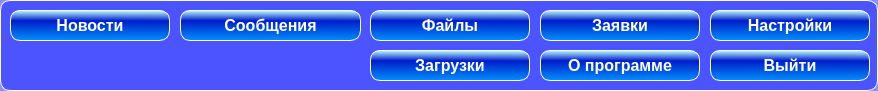
  <widget class="QWidget" name="widget" native="true">
   <property name="geometry">
    <rect>
     <x>10</x>
     <y>60</y>
     <width>878</width>
     <height>91</height>
    </rect>
   </property>
   <property name="palette">
    <palette>
     <active>
      <colorrole role="WindowText">
       <brush brushstyle="SolidPattern">
        <color alpha="255">
         <red>255</red>
         <green>255</green>
         <blue>255</blue>
        </color>
       </brush>
      </colorrole>
      <colorrole role="Button">
       <brush brushstyle="SolidPattern">
        <color alpha="117">
         <red>0</red>
         <green>14</green>
         <blue>255</blue>
        </color>
       </brush>
      </colorrole>
      <colorrole role="Text">
       <brush brushstyle="SolidPattern">
        <color alpha="255">
         <red>255</red>
         <green>255</green>
         <blue>255</blue>
        </color>
       </brush>
      </colorrole>
      <colorrole role="ButtonText">
       <brush brushstyle="SolidPattern">
        <color alpha="255">
         <red>255</red>
         <green>255</green>
         <blue>255</blue>
        </color>
       </brush>
      </colorrole>
      <colorrole role="Base">
       <brush brushstyle="SolidPattern">
        <color alpha="117">
         <red>0</red>
         <green>14</green>
         <blue>255</blue>
        </color>
       </brush>
      </colorrole>
      <colorrole role="Window">
       <brush brushstyle="SolidPattern">
        <color alpha="117">
         <red>0</red>
         <green>14</green>
         <blue>255</blue>
        </color>
       </brush>
      </colorrole>
     </active>
     <inactive>
      <colorrole role="WindowText">
       <brush brushstyle="SolidPattern">
        <color alpha="255">
         <red>255</red>
         <green>255</green>
         <blue>255</blue>
        </color>
       </brush>
      </colorrole>
      <colorrole role="Button">
       <brush brushstyle="SolidPattern">
        <color alpha="117">
         <red>0</red>
         <green>14</green>
         <blue>255</blue>
        </color>
       </brush>
      </colorrole>
      <colorrole role="Text">
       <brush brushstyle="SolidPattern">
        <color alpha="255">
         <red>255</red>
         <green>255</green>
         <blue>255</blue>
        </color>
       </brush>
      </colorrole>
      <colorrole role="ButtonText">
       <brush brushstyle="SolidPattern">
        <color alpha="255">
         <red>255</red>
         <green>255</green>
         <blue>255</blue>
        </color>
       </brush>
      </colorrole>
      <colorrole role="Base">
       <brush brushstyle="SolidPattern">
        <color alpha="117">
         <red>0</red>
         <green>14</green>
         <blue>255</blue>
        </color>
       </brush>
      </colorrole>
      <colorrole role="Window">
       <brush brushstyle="SolidPattern">
        <color alpha="117">
         <red>0</red>
         <green>14</green>
         <blue>255</blue>
        </color>
       </brush>
      </colorrole>
     </inactive>
     <disabled>
      <colorrole role="WindowText">
       <brush brushstyle="SolidPattern">
        <color alpha="255">
         <red>255</red>
         <green>255</green>
         <blue>255</blue>
        </color>
       </brush>
      </colorrole>
      <colorrole role="Button">
       <brush brushstyle="SolidPattern">
        <color alpha="117">
         <red>0</red>
         <green>14</green>
         <blue>255</blue>
        </color>
       </brush>
      </colorrole>
      <colorrole role="Text">
       <brush brushstyle="SolidPattern">
        <color alpha="255">
         <red>255</red>
         <green>255</green>
         <blue>255</blue>
        </color>
       </brush>
      </colorrole>
      <colorrole role="ButtonText">
       <brush brushstyle="SolidPattern">
        <color alpha="255">
         <red>255</red>
         <green>255</green>
         <blue>255</blue>
        </color>
       </brush>
      </colorrole>
      <colorrole role="Base">
       <brush brushstyle="SolidPattern">
        <color alpha="117">
         <red>0</red>
         <green>14</green>
         <blue>255</blue>
        </color>
       </brush>
      </colorrole>
      <colorrole role="Window">
       <brush brushstyle="SolidPattern">
        <color alpha="117">
         <red>0</red>
         <green>14</green>
         <blue>255</blue>
        </color>
       </brush>
      </colorrole>
     </disabled>
    </palette>
   </property>
   <property name="styleSheet">
    <string notr="true">QWidget {
	background-color: rgba(0, 14, 255, 117);
	color:rgb(255, 255, 255);
	border-width: 1px;
     border-style: solid;
     border-radius: 10px;
	min-width: 80px;
}</string>
   </property>
   <widget class="QPushButton" name="pbNews">
    <property name="geometry">
     <rect>
      <x>10</x>
      <y>10</y>
      <width>160</width>
      <height>31</height>
     </rect>
    </property>
    <property name="font">
     <font>
      <family>Arial</family>
      <pointsize>12</pointsize>
      <weight>75</weight>
      <bold>true</bold>
     </font>
    </property>
    <property name="styleSheet">
     <string notr="true">QPushButton {
	background-color:qlineargradient(spread:reflect, x1:0.515, y1:1, x2:0.528, y2:0, stop:0 rgba(0, 143, 250, 255), stop:0.655502 rgba(0, 29, 203, 255), stop:1 rgba(190, 255, 255, 255));
	color:rgb(255, 255, 255);
	border-width: 1px;
     border-style: solid;
     border-radius: 10px;
	min-width: 80px;
}

QPushButton:hover {
    background-color:qlineargradient(spread:reflect, x1:0.515, y1:1, x2:0.528, y2:0, stop:0 rgba(0, 143, 250, 255), stop:0.655502 rgba(82, 100, 203, 255), stop:1 rgba(190, 255, 255, 255));
}

QPushButton:pressed {
    background-color:qlineargradient(spread:reflect, x1:0.515, y1:1, x2:0.528, y2:0, stop:0 rgba(0, 143, 250, 255), stop:0.596154 rgba(85, 250, 255, 255), stop:1 rgba(190, 255, 255, 255));
}</string>
    </property>
    <property name="text">
     <string>Новости</string>
    </property>
    <property name="icon">
     <iconset>
      <normaloff>images/news.ico</normaloff>images/news.ico</iconset>
    </property>
    <property name="iconSize">
     <size>
      <width>20</width>
      <height>20</height>
     </size>
    </property>
   </widget>
   <widget class="QPushButton" name="pbAbout">
    <property name="geometry">
     <rect>
      <x>540</x>
      <y>50</y>
      <width>160</width>
      <height>31</height>
     </rect>
    </property>
    <property name="font">
     <font>
      <family>Arial</family>
      <pointsize>12</pointsize>
      <weight>75</weight>
      <bold>true</bold>
     </font>
    </property>
    <property name="styleSheet">
     <string notr="true">QPushButton {
	background-color:qlineargradient(spread:reflect, x1:0.515, y1:1, x2:0.528, y2:0, stop:0 rgba(0, 143, 250, 255), stop:0.655502 rgba(0, 29, 203, 255), stop:1 rgba(190, 255, 255, 255));
	color:rgb(255, 255, 255);
	border-width: 1px;
     border-style: solid;
     border-radius: 10px;
	min-width: 80px;
}

QPushButton:hover {
    background-color:qlineargradient(spread:reflect, x1:0.515, y1:1, x2:0.528, y2:0, stop:0 rgba(0, 143, 250, 255), stop:0.655502 rgba(82, 100, 203, 255), stop:1 rgba(190, 255, 255, 255));
}

QPushButton:pressed {
    background-color:qlineargradient(spread:reflect, x1:0.515, y1:1, x2:0.528, y2:0, stop:0 rgba(0, 143, 250, 255), stop:0.596154 rgba(85, 250, 255, 255), stop:1 rgba(190, 255, 255, 255));
}</string>
    </property>
    <property name="text">
     <string>О программе</string>
    </property>
    <property name="icon">
     <iconset>
      <normaloff>images/elena8d89.png</normaloff>images/elena8d89.png</iconset>
    </property>
    <property name="iconSize">
     <size>
      <width>20</width>
      <height>20</height>
     </size>
    </property>
   </widget>
   <widget class="QPushButton" name="pbMessages">
    <property name="geometry">
     <rect>
      <x>180</x>
      <y>10</y>
      <width>181</width>
      <height>31</height>
     </rect>
    </property>
    <property name="font">
     <font>
      <family>Arial</family>
      <pointsize>12</pointsize>
      <weight>75</weight>
      <bold>true</bold>
     </font>
    </property>
    <property name="styleSheet">
     <string notr="true">QPushButton {
	background-color:qlineargradient(spread:reflect, x1:0.515, y1:1, x2:0.528, y2:0, stop:0 rgba(0, 143, 250, 255), stop:0.655502 rgba(0, 29, 203, 255), stop:1 rgba(190, 255, 255, 255));
	color:rgb(255, 255, 255);
	border-width: 1px;
     border-style: solid;
     border-radius: 10px;
	min-width: 80px;
}

QPushButton:hover {
    background-color:qlineargradient(spread:reflect, x1:0.515, y1:1, x2:0.528, y2:0, stop:0 rgba(0, 143, 250, 255), stop:0.655502 rgba(82, 100, 203, 255), stop:1 rgba(190, 255, 255, 255));
}

QPushButton:pressed {
    background-color:qlineargradient(spread:reflect, x1:0.515, y1:1, x2:0.528, y2:0, stop:0 rgba(0, 143, 250, 255), stop:0.596154 rgba(85, 250, 255, 255), stop:1 rgba(190, 255, 255, 255));
}</string>
    </property>
    <property name="text">
     <string>Сообщения</string>
    </property>
    <property name="icon">
     <iconset>
      <normaloff>images/Email.png</normaloff>images/Email.png</iconset>
    </property>
    <property name="iconSize">
     <size>
      <width>20</width>
      <height>20</height>
     </size>
    </property>
   </widget>
   <widget class="QPushButton" name="pbFiles">
    <property name="geometry">
     <rect>
      <x>370</x>
      <y>10</y>
      <width>160</width>
      <height>31</height>
     </rect>
    </property>
    <property name="font">
     <font>
      <family>Arial</family>
      <pointsize>12</pointsize>
      <weight>75</weight>
      <bold>true</bold>
     </font>
    </property>
    <property name="styleSheet">
     <string notr="true">QPushButton {
	background-color:qlineargradient(spread:reflect, x1:0.515, y1:1, x2:0.528, y2:0, stop:0 rgba(0, 143, 250, 255), stop:0.655502 rgba(0, 29, 203, 255), stop:1 rgba(190, 255, 255, 255));
	color:rgb(255, 255, 255);
	border-width: 1px;
     border-style: solid;
     border-radius: 10px;
	min-width: 80px;
}

QPushButton:hover {
    background-color:qlineargradient(spread:reflect, x1:0.515, y1:1, x2:0.528, y2:0, stop:0 rgba(0, 143, 250, 255), stop:0.655502 rgba(82, 100, 203, 255), stop:1 rgba(190, 255, 255, 255));
}

QPushButton:pressed {
    background-color:qlineargradient(spread:reflect, x1:0.515, y1:1, x2:0.528, y2:0, stop:0 rgba(0, 143, 250, 255), stop:0.596154 rgba(85, 250, 255, 255), stop:1 rgba(190, 255, 255, 255));
}</string>
    </property>
    <property name="text">
     <string>Файлы</string>
    </property>
    <property name="icon">
     <iconset>
      <normaloff>images/filenew.png</normaloff>images/filenew.png</iconset>
    </property>
    <property name="iconSize">
     <size>
      <width>20</width>
      <height>20</height>
     </size>
    </property>
   </widget>
   <widget class="QPushButton" name="pbTasks">
    <property name="geometry">
     <rect>
      <x>540</x>
      <y>10</y>
      <width>160</width>
      <height>31</height>
     </rect>
    </property>
    <property name="font">
     <font>
      <family>Arial</family>
      <pointsize>12</pointsize>
      <weight>75</weight>
      <bold>true</bold>
     </font>
    </property>
    <property name="styleSheet">
     <string notr="true">QPushButton {
	background-color:qlineargradient(spread:reflect, x1:0.515, y1:1, x2:0.528, y2:0, stop:0 rgba(0, 143, 250, 255), stop:0.655502 rgba(0, 29, 203, 255), stop:1 rgba(190, 255, 255, 255));
	color:rgb(255, 255, 255);
	border-width: 1px;
     border-style: solid;
     border-radius: 10px;
	min-width: 80px;
}

QPushButton:hover {
    background-color:qlineargradient(spread:reflect, x1:0.515, y1:1, x2:0.528, y2:0, stop:0 rgba(0, 143, 250, 255), stop:0.655502 rgba(82, 100, 203, 255), stop:1 rgba(190, 255, 255, 255));
}

QPushButton:pressed {
    background-color:qlineargradient(spread:reflect, x1:0.515, y1:1, x2:0.528, y2:0, stop:0 rgba(0, 143, 250, 255), stop:0.596154 rgba(85, 250, 255, 255), stop:1 rgba(190, 255, 255, 255));
}</string>
    </property>
    <property name="text">
     <string>Заявки</string>
    </property>
    <property name="icon">
     <iconset>
      <normaloff>images/filenew_8842.ico</normaloff>images/filenew_8842.ico</iconset>
    </property>
    <property name="iconSize">
     <size>
      <width>20</width>
      <height>20</height>
     </size>
    </property>
   </widget>
   <widget class="QPushButton" name="pbSettings">
    <property name="geometry">
     <rect>
      <x>710</x>
      <y>10</y>
      <width>160</width>
      <height>31</height>
     </rect>
    </property>
    <property name="font">
     <font>
      <family>Arial</family>
      <pointsize>12</pointsize>
      <weight>75</weight>
      <bold>true</bold>
     </font>
    </property>
    <property name="styleSheet">
     <string notr="true">QPushButton {
	background-color:qlineargradient(spread:reflect, x1:0.515, y1:1, x2:0.528, y2:0, stop:0 rgba(0, 143, 250, 255), stop:0.655502 rgba(0, 29, 203, 255), stop:1 rgba(190, 255, 255, 255));
	color:rgb(255, 255, 255);
	border-width: 1px;
     border-style: solid;
     border-radius: 10px;
	min-width: 80px;
}

QPushButton:hover {
    background-color:qlineargradient(spread:reflect, x1:0.515, y1:1, x2:0.528, y2:0, stop:0 rgba(0, 143, 250, 255), stop:0.655502 rgba(82, 100, 203, 255), stop:1 rgba(190, 255, 255, 255));
}

QPushButton:pressed {
    background-color:qlineargradient(spread:reflect, x1:0.515, y1:1, x2:0.528, y2:0, stop:0 rgba(0, 143, 250, 255), stop:0.596154 rgba(85, 250, 255, 255), stop:1 rgba(190, 255, 255, 255));
}</string>
    </property>
    <property name="text">
     <string>Настройки</string>
    </property>
    <property name="icon">
     <iconset>
      <normaloff>images/settings.ico</normaloff>images/settings.ico</iconset>
    </property>
    <property name="iconSize">
     <size>
      <width>20</width>
      <height>20</height>
     </size>
    </property>
   </widget>
   <widget class="QPushButton" name="pbRelogin">
    <property name="geometry">
     <rect>
      <x>710</x>
      <y>50</y>
      <width>160</width>
      <height>31</height>
     </rect>
    </property>
    <property name="font">
     <font>
      <family>Arial</family>
      <pointsize>12</pointsize>
      <weight>75</weight>
      <bold>true</bold>
     </font>
    </property>
    <property name="styleSheet">
     <string notr="true">QPushButton {
	background-color:qlineargradient(spread:reflect, x1:0.515, y1:1, x2:0.528, y2:0, stop:0 rgba(0, 143, 250, 255), stop:0.655502 rgba(0, 29, 203, 255), stop:1 rgba(190, 255, 255, 255));
	color:rgb(255, 255, 255);
	border-width: 1px;
     border-style: solid;
     border-radius: 10px;
	min-width: 80px;
}

QPushButton:hover {
    background-color:qlineargradient(spread:reflect, x1:0.515, y1:1, x2:0.528, y2:0, stop:0 rgba(0, 143, 250, 255), stop:0.655502 rgba(82, 100, 203, 255), stop:1 rgba(190, 255, 255, 255));
}

QPushButton:pressed {
    background-color:qlineargradient(spread:reflect, x1:0.515, y1:1, x2:0.528, y2:0, stop:0 rgba(0, 143, 250, 255), stop:0.596154 rgba(85, 250, 255, 255), stop:1 rgba(190, 255, 255, 255));
}</string>
    </property>
    <property name="text">
     <string>Выйти</string>
    </property>
    <property name="icon">
     <iconset>
      <normaloff>images/touser.png</normaloff>images/touser.png</iconset>
    </property>
    <property name="iconSize">
     <size>
      <width>20</width>
      <height>20</height>
     </size>
    </property>
   </widget>
   <widget class="QPushButton" name="pbDownloads">
    <property name="geometry">
     <rect>
      <x>370</x>
      <y>50</y>
      <width>160</width>
      <height>31</height>
     </rect>
    </property>
    <property name="font">
     <font>
      <family>Arial</family>
      <pointsize>12</pointsize>
      <weight>75</weight>
      <bold>true</bold>
     </font>
    </property>
    <property name="styleSheet">
     <string notr="true">QPushButton {
	background-color:qlineargradient(spread:reflect, x1:0.515, y1:1, x2:0.528, y2:0, stop:0 rgba(0, 143, 250, 255), stop:0.655502 rgba(0, 29, 203, 255), stop:1 rgba(190, 255, 255, 255));
	color:rgb(255, 255, 255);
	border-width: 1px;
     border-style: solid;
     border-radius: 10px;
	min-width: 80px;
}

QPushButton:hover {
    background-color:qlineargradient(spread:reflect, x1:0.515, y1:1, x2:0.528, y2:0, stop:0 rgba(0, 143, 250, 255), stop:0.655502 rgba(82, 100, 203, 255), stop:1 rgba(190, 255, 255, 255));
}

QPushButton:pressed {
    background-color:qlineargradient(spread:reflect, x1:0.515, y1:1, x2:0.528, y2:0, stop:0 rgba(0, 143, 250, 255), stop:0.596154 rgba(85, 250, 255, 255), stop:1 rgba(190, 255, 255, 255));
}</string>
    </property>
    <property name="text">
     <string>Загрузки</string>
    </property>
    <property name="icon">
     <iconset>
      <normaloff>images/downloads.png</normaloff>images/downloads.png</iconset>
    </property>
    <property name="iconSize">
     <size>
      <width>20</width>
      <height>20</height>
     </size>
    </property>
   </widget>
  </widget>
